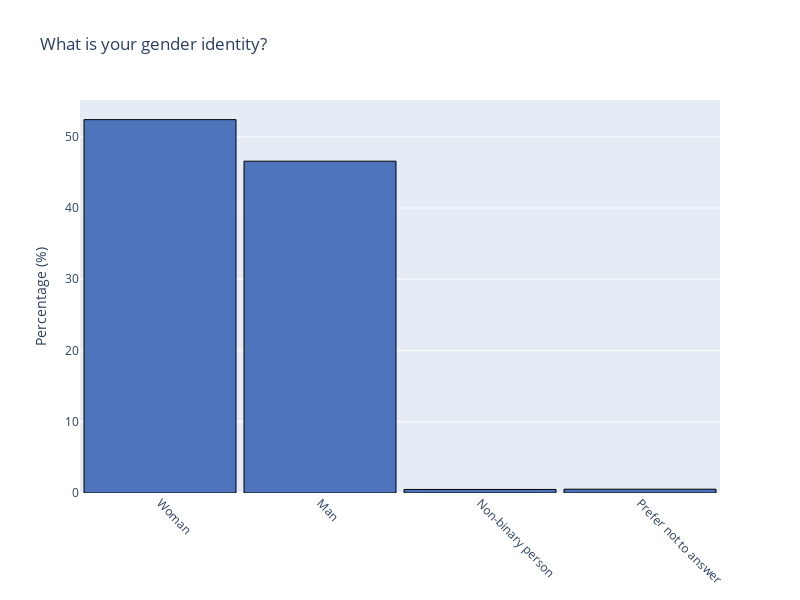

The code cell stored with this chart in its notebook:
### Code cell
q2 = SingleChoiceQuestion("DE2", df, df_raw)
fig2 = q2.plot_distribution(display=False)
fig2.show()

### Figure 1 — Plotly figure (JSON) as saved in the notebook; plotly's stock layout.template omitted (floating-point values rounded to 4 significant figures)
{"data": [{"hovertemplate": "x=%{x}<br>Percentage (%)=%{y}<extra></extra>", "legendgroup": "", "marker": {"color": "#4E74BC", "line": {"color": "black", "width": 1}, "pattern": {"shape": ""}}, "name": "", "orientation": "v", "showlegend": false, "textposition": "auto", "type": "bar", "x": ["Woman", "Man", "Non-binary person", "Prefer not to answer"], "xaxis": "x", "y": [52.4, 46.57, 0.5, 0.53], "yaxis": "y"}], "layout": {"bargap": 0.05, "barmode": "relative", "height": 600, "legend": {"tracegroupgap": 0}, "margin": {"b": 80}, "title": {"text": "What is your gender identity?"}, "width": 800, "xaxis": {"anchor": "y", "domain": [0, 1], "tickangle": 45, "tickmode": "auto", "title": {}}, "yaxis": {"anchor": "x", "domain": [0, 1], "title": {"text": "Percentage (%)"}}}}
